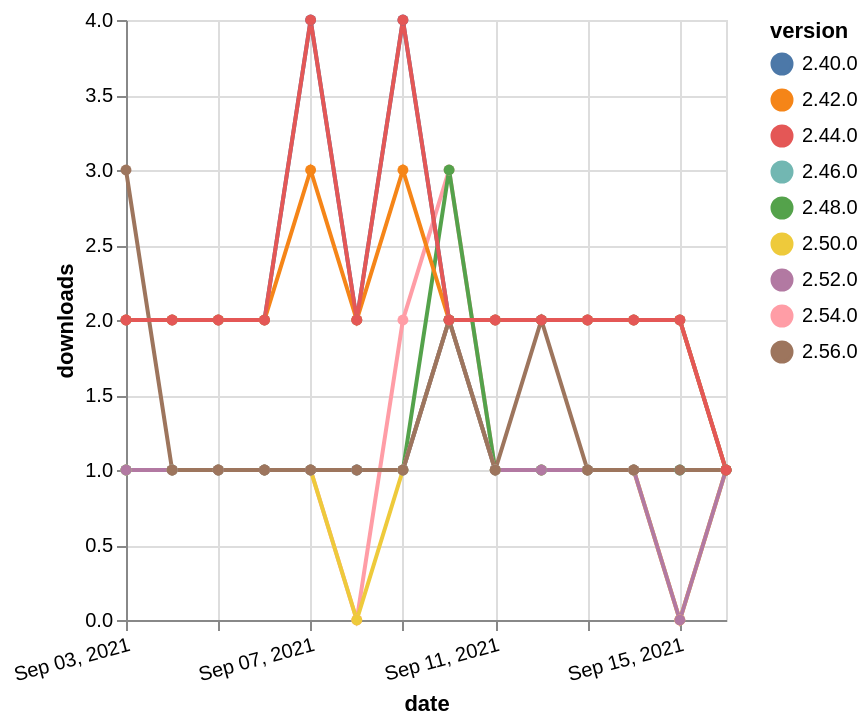

The Vega-Lite source for this figure:
### Vega-Lite specification from a JSON file in a GitHub repository (floating-point values rounded to 4 significant figures)
{"$schema": "https://vega.github.io/schema/vega-lite/v5.json", "description": "A simple bar chart with embedded data.", "data": {"values": [{"date": "2021-09-03", "total": 168, "delta": 1, "version": "2.54.0"}, {"date": "2021-09-04", "total": 169, "delta": 1, "version": "2.54.0"}, {"date": "2021-09-05", "total": 170, "delta": 1, "version": "2.54.0"}, {"date": "2021-09-06", "total": 171, "delta": 1, "version": "2.54.0"}, {"date": "2021-09-07", "total": 172, "delta": 1, "version": "2.54.0"}, {"date": "2021-09-08", "total": 172, "delta": 0, "version": "2.54.0"}, {"date": "2021-09-09", "total": 174, "delta": 2, "version": "2.54.0"}, {"date": "2021-09-10", "total": 177, "delta": 3, "version": "2.54.0"}, {"date": "2021-09-11", "total": 178, "delta": 1, "version": "2.54.0"}, {"date": "2021-09-12", "total": 179, "delta": 1, "version": "2.54.0"}, {"date": "2021-09-13", "total": 180, "delta": 1, "version": "2.54.0"}, {"date": "2021-09-14", "total": 181, "delta": 1, "version": "2.54.0"}, {"date": "2021-09-15", "total": 181, "delta": 0, "version": "2.54.0"}, {"date": "2021-09-16", "total": 182, "delta": 1, "version": "2.54.0"}, {"date": "2021-09-03", "total": 307, "delta": 1, "version": "2.48.0"}, {"date": "2021-09-04", "total": 308, "delta": 1, "version": "2.48.0"}, {"date": "2021-09-05", "total": 309, "delta": 1, "version": "2.48.0"}, {"date": "2021-09-06", "total": 310, "delta": 1, "version": "2.48.0"}, {"date": "2021-09-07", "total": 311, "delta": 1, "version": "2.48.0"}, {"date": "2021-09-08", "total": 312, "delta": 1, "version": "2.48.0"}, {"date": "2021-09-09", "total": 313, "delta": 1, "version": "2.48.0"}, {"date": "2021-09-10", "total": 316, "delta": 3, "version": "2.48.0"}, {"date": "2021-09-11", "total": 317, "delta": 1, "version": "2.48.0"}, {"date": "2021-09-12", "total": 318, "delta": 1, "version": "2.48.0"}, {"date": "2021-09-13", "total": 319, "delta": 1, "version": "2.48.0"}, {"date": "2021-09-14", "total": 320, "delta": 1, "version": "2.48.0"}, {"date": "2021-09-15", "total": 321, "delta": 1, "version": "2.48.0"}, {"date": "2021-09-16", "total": 322, "delta": 1, "version": "2.48.0"}, {"date": "2021-09-03", "total": 175, "delta": 1, "version": "2.50.0"}, {"date": "2021-09-04", "total": 176, "delta": 1, "version": "2.50.0"}, {"date": "2021-09-05", "total": 177, "delta": 1, "version": "2.50.0"}, {"date": "2021-09-06", "total": 178, "delta": 1, "version": "2.50.0"}, {"date": "2021-09-07", "total": 179, "delta": 1, "version": "2.50.0"}, {"date": "2021-09-08", "total": 179, "delta": 0, "version": "2.50.0"}, {"date": "2021-09-09", "total": 180, "delta": 1, "version": "2.50.0"}, {"date": "2021-09-10", "total": 182, "delta": 2, "version": "2.50.0"}, {"date": "2021-09-11", "total": 183, "delta": 1, "version": "2.50.0"}, {"date": "2021-09-12", "total": 184, "delta": 1, "version": "2.50.0"}, {"date": "2021-09-13", "total": 185, "delta": 1, "version": "2.50.0"}, {"date": "2021-09-14", "total": 186, "delta": 1, "version": "2.50.0"}, {"date": "2021-09-15", "total": 186, "delta": 0, "version": "2.50.0"}, {"date": "2021-09-16", "total": 187, "delta": 1, "version": "2.50.0"}, {"date": "2021-09-03", "total": 3021, "delta": 2, "version": "2.40.0"}, {"date": "2021-09-04", "total": 3023, "delta": 2, "version": "2.40.0"}, {"date": "2021-09-05", "total": 3025, "delta": 2, "version": "2.40.0"}, {"date": "2021-09-06", "total": 3027, "delta": 2, "version": "2.40.0"}, {"date": "2021-09-07", "total": 3031, "delta": 4, "version": "2.40.0"}, {"date": "2021-09-08", "total": 3033, "delta": 2, "version": "2.40.0"}, {"date": "2021-09-09", "total": 3037, "delta": 4, "version": "2.40.0"}, {"date": "2021-09-10", "total": 3039, "delta": 2, "version": "2.40.0"}, {"date": "2021-09-11", "total": 3041, "delta": 2, "version": "2.40.0"}, {"date": "2021-09-12", "total": 3043, "delta": 2, "version": "2.40.0"}, {"date": "2021-09-13", "total": 3045, "delta": 2, "version": "2.40.0"}, {"date": "2021-09-14", "total": 3047, "delta": 2, "version": "2.40.0"}, {"date": "2021-09-15", "total": 3049, "delta": 2, "version": "2.40.0"}, {"date": "2021-09-16", "total": 3050, "delta": 1, "version": "2.40.0"}, {"date": "2021-09-03", "total": 230, "delta": 1, "version": "2.46.0"}, {"date": "2021-09-04", "total": 231, "delta": 1, "version": "2.46.0"}, {"date": "2021-09-05", "total": 232, "delta": 1, "version": "2.46.0"}, {"date": "2021-09-06", "total": 233, "delta": 1, "version": "2.46.0"}, {"date": "2021-09-07", "total": 234, "delta": 1, "version": "2.46.0"}, {"date": "2021-09-08", "total": 235, "delta": 1, "version": "2.46.0"}, {"date": "2021-09-09", "total": 236, "delta": 1, "version": "2.46.0"}, {"date": "2021-09-10", "total": 238, "delta": 2, "version": "2.46.0"}, {"date": "2021-09-11", "total": 239, "delta": 1, "version": "2.46.0"}, {"date": "2021-09-12", "total": 240, "delta": 1, "version": "2.46.0"}, {"date": "2021-09-13", "total": 241, "delta": 1, "version": "2.46.0"}, {"date": "2021-09-14", "total": 242, "delta": 1, "version": "2.46.0"}, {"date": "2021-09-15", "total": 243, "delta": 1, "version": "2.46.0"}, {"date": "2021-09-16", "total": 244, "delta": 1, "version": "2.46.0"}, {"date": "2021-09-03", "total": 148, "delta": 1, "version": "2.52.0"}, {"date": "2021-09-04", "total": 149, "delta": 1, "version": "2.52.0"}, {"date": "2021-09-05", "total": 150, "delta": 1, "version": "2.52.0"}, {"date": "2021-09-06", "total": 151, "delta": 1, "version": "2.52.0"}, {"date": "2021-09-07", "total": 152, "delta": 1, "version": "2.52.0"}, {"date": "2021-09-08", "total": 153, "delta": 1, "version": "2.52.0"}, {"date": "2021-09-09", "total": 154, "delta": 1, "version": "2.52.0"}, {"date": "2021-09-10", "total": 156, "delta": 2, "version": "2.52.0"}, {"date": "2021-09-11", "total": 157, "delta": 1, "version": "2.52.0"}, {"date": "2021-09-12", "total": 158, "delta": 1, "version": "2.52.0"}, {"date": "2021-09-13", "total": 159, "delta": 1, "version": "2.52.0"}, {"date": "2021-09-14", "total": 160, "delta": 1, "version": "2.52.0"}, {"date": "2021-09-15", "total": 160, "delta": 0, "version": "2.52.0"}, {"date": "2021-09-16", "total": 161, "delta": 1, "version": "2.52.0"}, {"date": "2021-09-03", "total": 2597, "delta": 2, "version": "2.42.0"}, {"date": "2021-09-04", "total": 2599, "delta": 2, "version": "2.42.0"}, {"date": "2021-09-05", "total": 2601, "delta": 2, "version": "2.42.0"}, {"date": "2021-09-06", "total": 2603, "delta": 2, "version": "2.42.0"}, {"date": "2021-09-07", "total": 2606, "delta": 3, "version": "2.42.0"}, {"date": "2021-09-08", "total": 2608, "delta": 2, "version": "2.42.0"}, {"date": "2021-09-09", "total": 2611, "delta": 3, "version": "2.42.0"}, {"date": "2021-09-10", "total": 2613, "delta": 2, "version": "2.42.0"}, {"date": "2021-09-11", "total": 2615, "delta": 2, "version": "2.42.0"}, {"date": "2021-09-12", "total": 2617, "delta": 2, "version": "2.42.0"}, {"date": "2021-09-13", "total": 2619, "delta": 2, "version": "2.42.0"}, {"date": "2021-09-14", "total": 2621, "delta": 2, "version": "2.42.0"}, {"date": "2021-09-15", "total": 2623, "delta": 2, "version": "2.42.0"}, {"date": "2021-09-16", "total": 2624, "delta": 1, "version": "2.42.0"}, {"date": "2021-09-03", "total": 112, "delta": 3, "version": "2.56.0"}, {"date": "2021-09-04", "total": 113, "delta": 1, "version": "2.56.0"}, {"date": "2021-09-05", "total": 114, "delta": 1, "version": "2.56.0"}, {"date": "2021-09-06", "total": 115, "delta": 1, "version": "2.56.0"}, {"date": "2021-09-07", "total": 116, "delta": 1, "version": "2.56.0"}, {"date": "2021-09-08", "total": 117, "delta": 1, "version": "2.56.0"}, {"date": "2021-09-09", "total": 118, "delta": 1, "version": "2.56.0"}, {"date": "2021-09-10", "total": 120, "delta": 2, "version": "2.56.0"}, {"date": "2021-09-11", "total": 121, "delta": 1, "version": "2.56.0"}, {"date": "2021-09-12", "total": 123, "delta": 2, "version": "2.56.0"}, {"date": "2021-09-13", "total": 124, "delta": 1, "version": "2.56.0"}, {"date": "2021-09-14", "total": 125, "delta": 1, "version": "2.56.0"}, {"date": "2021-09-15", "total": 126, "delta": 1, "version": "2.56.0"}, {"date": "2021-09-16", "total": 127, "delta": 1, "version": "2.56.0"}, {"date": "2021-09-03", "total": 2434, "delta": 2, "version": "2.44.0"}, {"date": "2021-09-04", "total": 2436, "delta": 2, "version": "2.44.0"}, {"date": "2021-09-05", "total": 2438, "delta": 2, "version": "2.44.0"}, {"date": "2021-09-06", "total": 2440, "delta": 2, "version": "2.44.0"}, {"date": "2021-09-07", "total": 2444, "delta": 4, "version": "2.44.0"}, {"date": "2021-09-08", "total": 2446, "delta": 2, "version": "2.44.0"}, {"date": "2021-09-09", "total": 2450, "delta": 4, "version": "2.44.0"}, {"date": "2021-09-10", "total": 2452, "delta": 2, "version": "2.44.0"}, {"date": "2021-09-11", "total": 2454, "delta": 2, "version": "2.44.0"}, {"date": "2021-09-12", "total": 2456, "delta": 2, "version": "2.44.0"}, {"date": "2021-09-13", "total": 2458, "delta": 2, "version": "2.44.0"}, {"date": "2021-09-14", "total": 2460, "delta": 2, "version": "2.44.0"}, {"date": "2021-09-15", "total": 2462, "delta": 2, "version": "2.44.0"}, {"date": "2021-09-16", "total": 2463, "delta": 1, "version": "2.44.0"}]}, "width": "container", "mark": {"type": "line", "point": {"filled": true}}, "encoding": {"x": {"field": "date", "type": "temporal", "timeUnit": "yearmonthdate", "title": "date", "axis": {"labelAngle": -15}}, "y": {"field": "delta", "type": "quantitative", "title": "downloads"}, "color": {"field": "version", "type": "nominal"}, "tooltip": {"field": "delta"}}}
